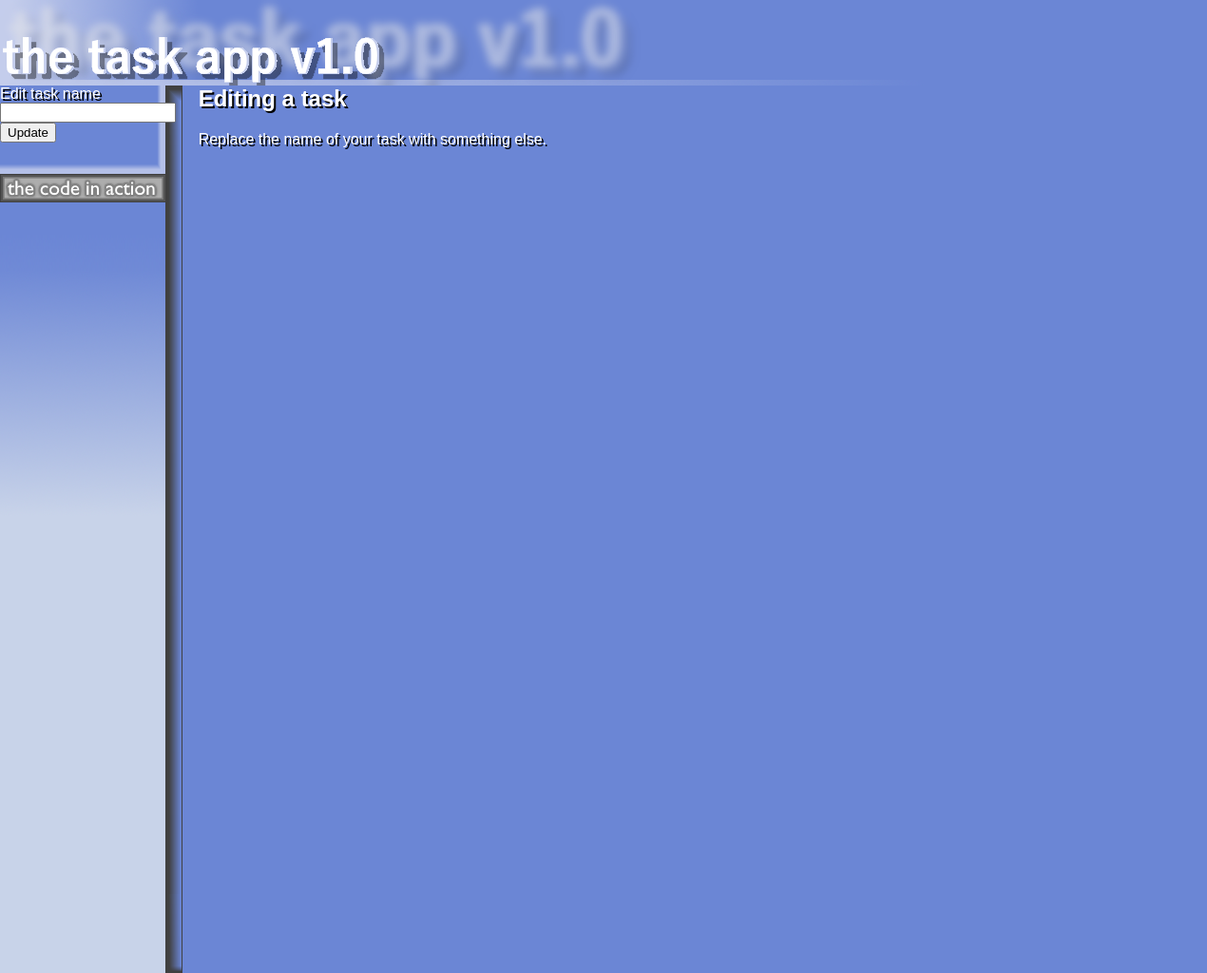
Page /edit/1 on the earlier database version.
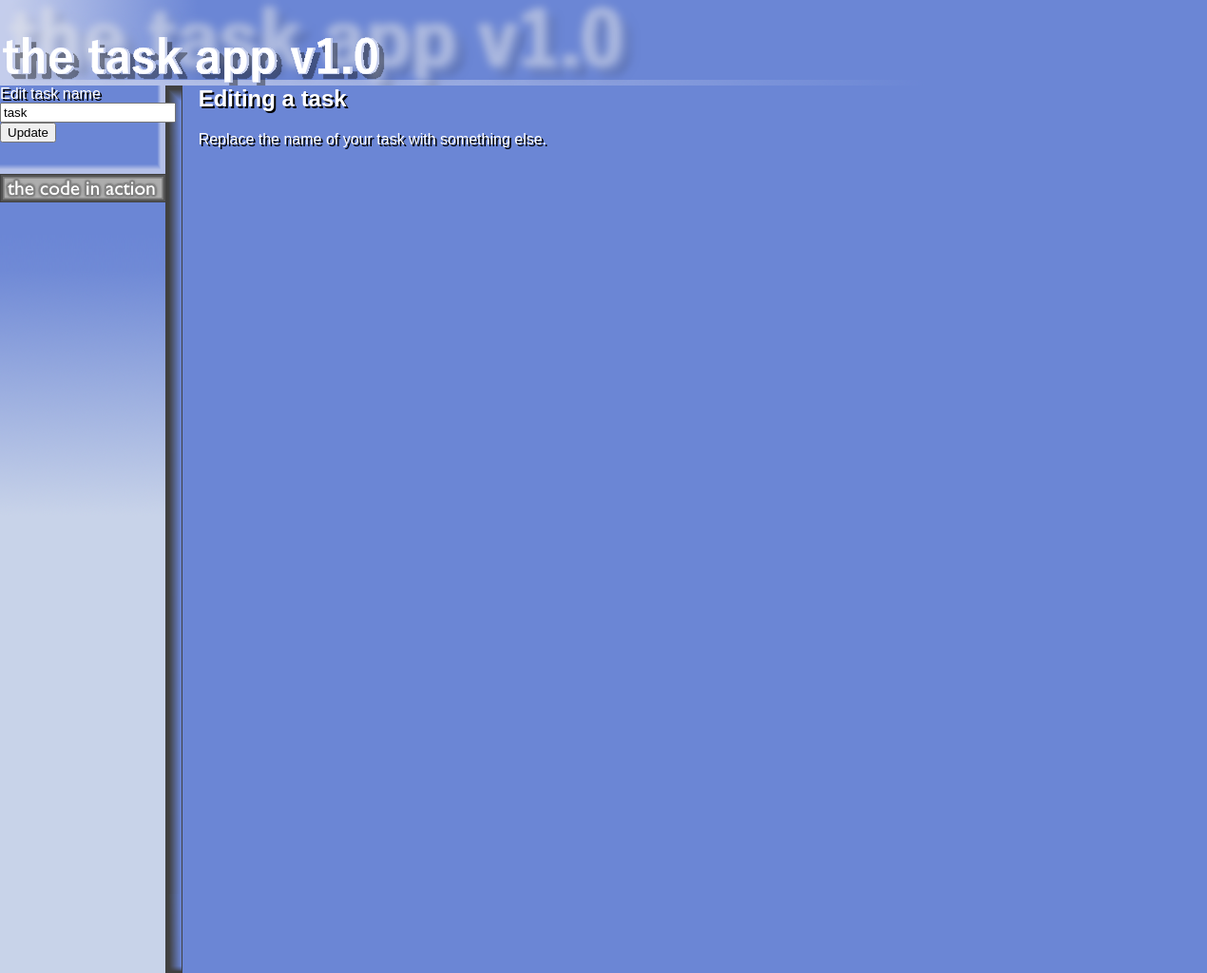
Same page on the later database version.
### app.py (models this page shows)
class Todo(db.Model):
    id = db.Column(db.Integer, primary_key = True)
    task = db.Column(db.String(300), unique = True)
    complete = db.Column(db.Boolean, default=False)
    date = db.Column(db.DateTime, default=datetime.now)

### app.py (the view)
@app.route("/edit/<todo_id>")
def edit (todo_id):
    todo = Todo.query.get(todo_id)
    return render_template("edit.html", todo=todo)

### templates/edit.html
{% extends 'base.html' %}
{% block content %}
    <div id="sidebar" style="top:90px;">
        <form action="/update_task/{{todo.id}}" method="post">
            <div>
                <label>Edit task name</label>
                <input type="text" name="task" value="{{ todo.task }}" required>
                <button type="submit">Update</button>
            </div>
        </form>
    </div>
    <div style="margin-left:16%;" class="offset">
        <h2>Editing a task</h2>
            <p>Replace the name of your task with something else.</p>
    </div>
{% endblock %}

Differences in the rows shown:
added Todo: task "task"
